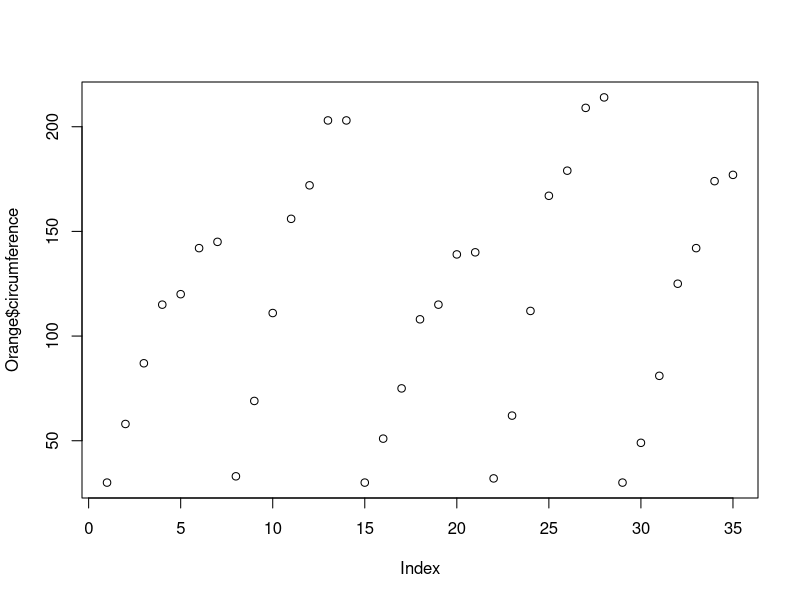
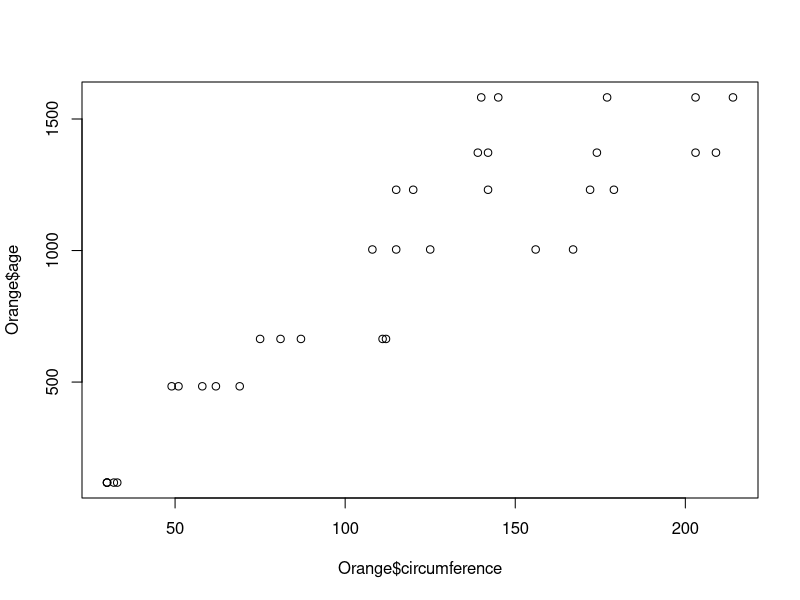
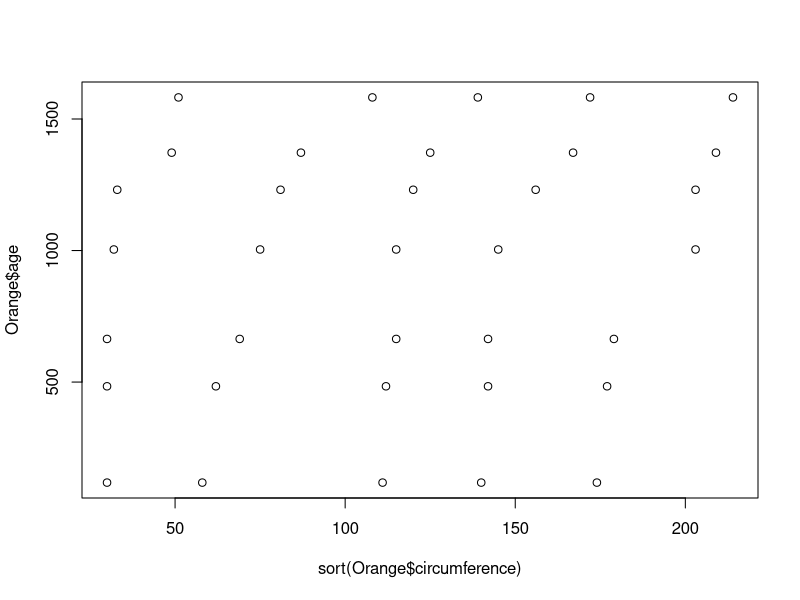
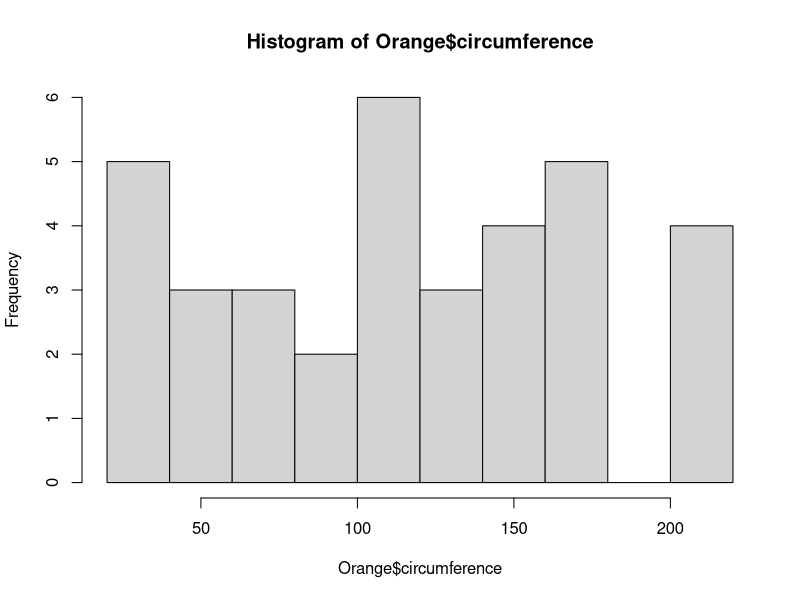
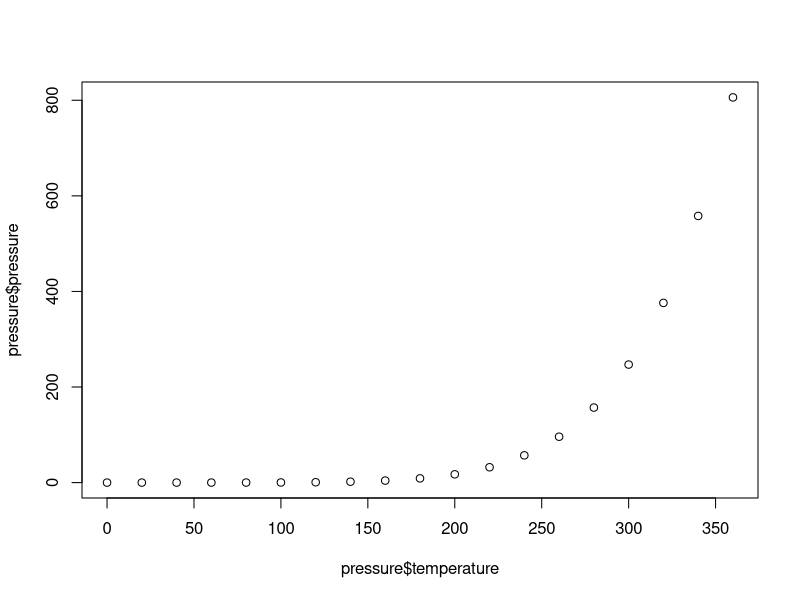

Write R code to recreate these figures, in order.
## ---- chunk 1
#Con este codigo creo una lista que tiene tres variables: Tree, Age, Circumference. 
#Estas variables toman valores 35 valores
Orange
#Con este codigo graficamos la variable Circumference segun la posicion que ocupa en la tabla
plot(Orange$circumference)
#Con este codigo graficamos Age en funcion de Circumference
plot(Orange$circumference,Orange$age)
#Con este codigo obtenemos ayuda de la seccion Help donde 
#nos explica como funciona el comando Sort
?sort
#En este codigo graficamos Age en funcion de Circumference, 
#la utilidad del comando sort radica en ordenar los valores de la variable Circumference
plot(sort(Orange$circumference),Orange$age)
#La siguiente funcion crea un histograma de la variable Circumference mostrando 
#la frecuencia de aparicion de los valores
hist(Orange$circumference)
#Con este codigo creamos una tabla con 19 valores 
#de una variable llamada temperature en 
#Correspondencia con 19 valores de una variable llamada pressure
pressure
#Con este codigo graficamos la pressure en funcion de la temperature 
plot(pressure$temperature,pressure$pressure)
## ---- chunk 2
a <- 5
b <- -3
a+b
## ---- chunk 3
#c significa coleccion o concatenacion
# la flecha es de asignacion de un valor a la variable mi_vector_a
mi_vector_a <- c(12,34,12,54,23,12,65,34,12,56,66)
mi_vector_b<- seq(1:16)
#seq() es para apicar una secuencia de numeros
mi_vector_a
mi_vector_b
## ---- chunk 4
# Primero colocamos el vector, luego el numero de filas con nrow 
#o el numero de columnas con ncol, y luego TRUE para ordenarlos por 
#fila y FALSE por columna. PREGUNTAR: Por que por default nos deja 4 
#columnas. Lo debe hacer porque necesita todas las columnas para 
#terminar de meter al vector. Los espacios que sobran los rellena empezando de nuevo
mi_matriz_c <- matrix(mi_vector_b,nrow=4,byrow=FALSE)
mi_matriz_c
#Para acceder a un elemento coloco el nombre de mi matriz con el 
#elemento entre corchetes mi_matriz_c[2,3]
mi_matriz_c[2,3]
## ---- chunk 5
#Para traer la fila 4 pongo nombre matriz con numero de fila y un espacio (vacio) en la columna
mi_matriz_c[4, ]
mi_matriz_c[ ,1]
## ---- chunk 6
#Con este comando le saco la fila 2 
mi_matriz_c[-2, ]
## ---- chunk 7
#Con este codigo puedo contar el tiempo que tarda el programa en creae mi matriz de 100x100 
start_time <- Sys.time()

mi_vector_10000 <- seq(1:10000)
mi_matriz_100 <- matrix(mi_vector_10000,nrow=100,byrow=TRUE)
mi_matriz_100

end_time <- Sys.time()
end_time - start_time
